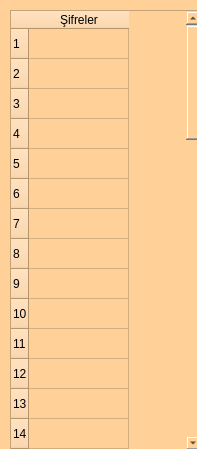
<?xml version="1.0" encoding="UTF-8"?>
<ui version="4.0">
 <class>Form</class>
 <widget class="QWidget" name="Form">
  <property name="geometry">
   <rect>
    <x>0</x>
    <y>0</y>
    <width>197</width>
    <height>449</height>
   </rect>
  </property>
  <property name="windowTitle">
   <string>Form</string>
  </property>
  <property name="styleSheet">
   <string notr="true">background-color: rgb(255, 209, 153);</string>
  </property>
  <widget class="QTableWidget" name="tableWidget">
   <property name="geometry">
    <rect>
     <x>10</x>
     <y>10</y>
     <width>191</width>
     <height>441</height>
    </rect>
   </property>
   <property name="rowCount">
    <number>50</number>
   </property>
   <property name="columnCount">
    <number>1</number>
   </property>
   <row/>
   <row/>
   <row/>
   <row/>
   <row/>
   <row/>
   <row/>
   <row/>
   <row/>
   <row/>
   <row/>
   <row/>
   <row/>
   <row/>
   <row/>
   <row/>
   <row/>
   <row/>
   <row/>
   <row/>
   <row/>
   <row/>
   <row/>
   <row/>
   <row/>
   <row/>
   <row/>
   <row/>
   <row/>
   <row/>
   <row/>
   <row/>
   <row/>
   <row/>
   <row/>
   <row/>
   <row/>
   <row/>
   <row/>
   <row/>
   <row/>
   <row/>
   <row/>
   <row/>
   <row/>
   <row/>
   <row/>
   <row/>
   <row/>
   <row/>
   <column>
    <property name="text">
     <string>Şifreler</string>
    </property>
   </column>
  </widget>
 </widget>
 <resources/>
 <connections/>
</ui>
